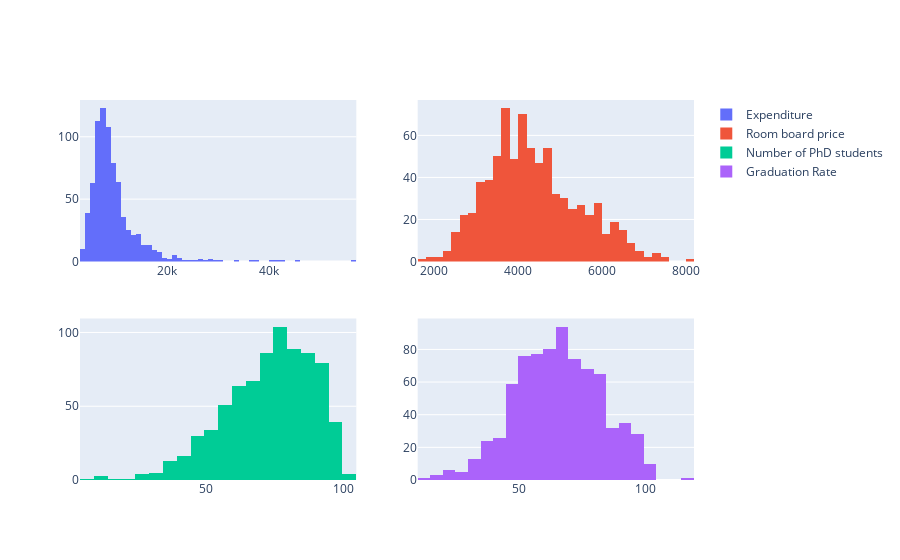

The notebook cell saved with this chart:
### Code cell
fig  = make_subplots(rows=2, cols=2)

trace0 = go.Histogram(x=college_data['Expend'], name="Expenditure")
trace1 = go.Histogram(x=college_data['Room.Board'], name="Room board price")
trace2 = go.Histogram(x=college_data['PhD'], name='Number of PhD students')
trace3 = go.Histogram(x=college_data['Grad.Rate'], name='Graduation Rate')

fig.append_trace(trace0, 1, 1)
fig.append_trace(trace1, 1, 2)
fig.append_trace(trace2, 2, 1)
fig.append_trace(trace3, 2, 2)

fig.show()

### Figure 1 — Plotly figure (JSON) as saved in the notebook; plotly's stock layout.template omitted (floating-point values rounded to 4 significant figures; data arrays with more than 128 entries replaced by an {"elided": "..."} marker saying what was removed)
{"data": [{"name": "Expenditure", "type": "histogram", "x": {"elided": "777 int values"}, "xaxis": "x", "yaxis": "y"}, {"name": "Room board price", "type": "histogram", "x": {"elided": "777 int values"}, "xaxis": "x2", "yaxis": "y2"}, {"name": "Number of PhD students", "type": "histogram", "x": {"elided": "777 int values"}, "xaxis": "x3", "yaxis": "y3"}, {"name": "Graduation Rate", "type": "histogram", "x": {"elided": "777 int values"}, "xaxis": "x4", "yaxis": "y4"}], "layout": {"xaxis": {"anchor": "y", "domain": [0, 0.45]}, "xaxis2": {"anchor": "y2", "domain": [0.55, 1]}, "xaxis3": {"anchor": "y3", "domain": [0, 0.45]}, "xaxis4": {"anchor": "y4", "domain": [0.55, 1]}, "yaxis": {"anchor": "x", "domain": [0.575, 1]}, "yaxis2": {"anchor": "x2", "domain": [0.575, 1]}, "yaxis3": {"anchor": "x3", "domain": [0, 0.425]}, "yaxis4": {"anchor": "x4", "domain": [0, 0.425]}}}
